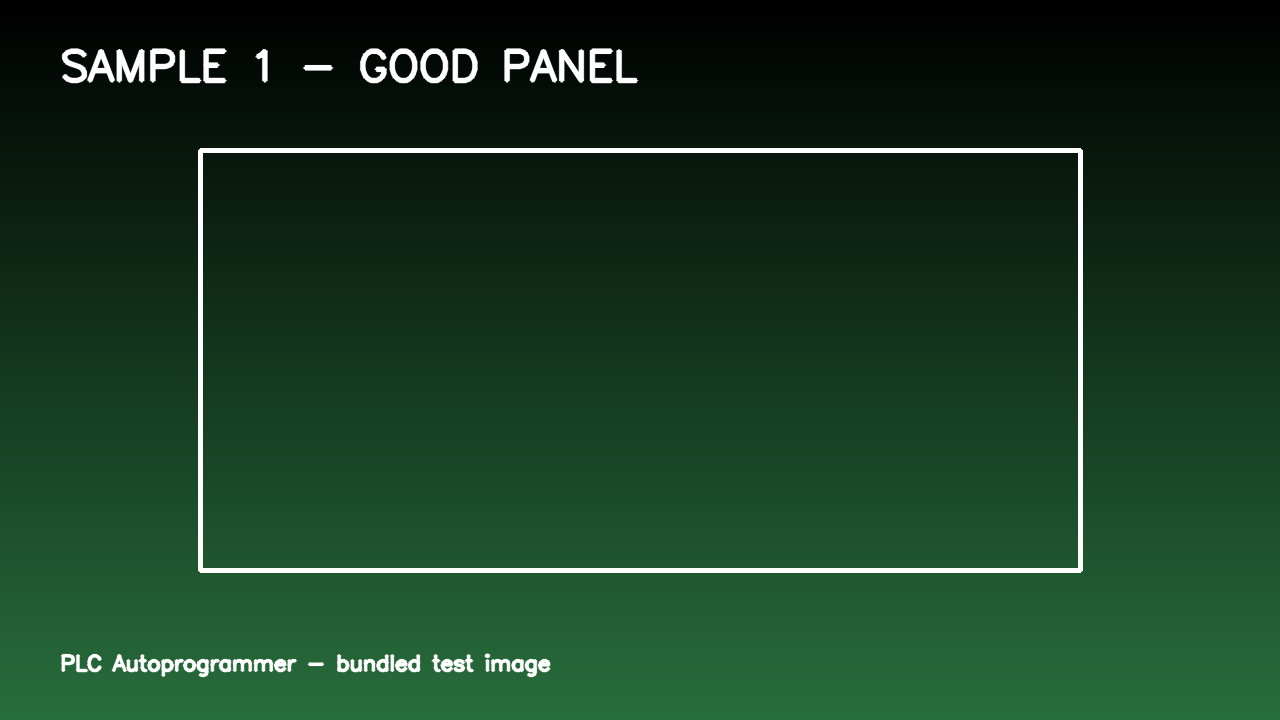
#> input picture vision/data/test_images/sample_1_panel_good.png, 1280 x 720 px
$ python -i compare_v2.py   (imports and definitions only)
#> lines starting #> are read from the running program, lines starting #| are printed output that depends on the picture; after the words box and inside, x2 and y2 are one past the last pixel; in counts of white or black regions, pixels touching at a corner belong together
"""V2 "Free Position / Continuous Rotation" (2D Pose Match) inspection engine.

The product is viewed from one fixed camera direction (no 3D tilt) but can
appear anywhere in the frame, rotated by any continuous angle 0-359.99 deg
(never snapped to a fixed set like 0/30/45/90), and slightly scaled. This
module locates the product, recovers that continuous 2D pose (center,
rotation, scale) via feature matching, aligns it back into the reference's
own frame, and only then compares pixels/shape/edges. V1's compare.py (fixed
pixel diff against one reference, no localization) is untouched by anything
here.

Pipeline: build_reference_features() at reference-save time -> persisted to
a sidecar .npz via save_reference_features()/load_reference_features() ->
compute_comparison_v2() at inspection time, which calls find_best_match()
across every candidate reference, each via locate_and_align() (ORB -> AKAZE
-> contour/minAreaRect fallback, optionally ECC-refined) then
compare_one_reference() for post-alignment scoring.
"""
from __future__ import annotations

from dataclasses import dataclass
from pathlib import Path

import cv2
import numpy as np

from . import config

_RATIO_TEST = 0.75  # Lowe's ratio test for ORB/AKAZE knn matches
# A real product pose only ever scales mildly (camera/working-distance
# variation); estimateAffinePartial2D can still return a numerically
# "successful" but physically nonsensical near-singular fit (e.g. scale
# 0.002) when its inlier set is small/degenerate, so any fit outside this
# band is rejected as a bad estimate rather than trusted.
_MIN_PLAUSIBLE_SCALE = 0.2
_MAX_PLAUSIBLE_SCALE = 5.0

# A defect that only covers a small fraction of the canonical frame (a
# missing screw hole, a thin scratch) barely moves the mean of absdiff()
# across the whole frame, since that mean is dominated by the much larger
# area of unchanged surface around it - two images 70x apart in "how many
# pixels changed a lot" can look only ~2x apart in mean diff. Pixels above
# this threshold are counted directly (as a fraction of the frame) instead,
# so a small but locally-severe defect isn't diluted away by everything
# around it that's correctly unchanged.
_DEFECT_DIFF_THRESHOLD = 40
# Scales that defect-area fraction into the score: chosen so the residual
# diff from interpolation/anti-aliasing on a correctly-aligned, defect-free
# part (well under 0.1% of pixels above _DEFECT_DIFF_THRESHOLD) costs only a
# fraction of a point, while a real localized defect (low single-digit
# percent of pixels) drives the score down hard.
_DEFECT_AREA_GAIN = 20.0


@dataclass
class ReferenceFeatures:
    """Everything compute_comparison_v2() needs to align a future inspection
    to one reference image. Both ORB and AKAZE features are always built
    (cheap) so a later change to the Alignment Method setting never requires
    re-saving existing references."""
    orb_keypoints: np.ndarray       # (N, 2) float32 pixel positions
    orb_descriptors: np.ndarray | None
    akaze_keypoints: np.ndarray
    akaze_descriptors: np.ndarray | None
    contour: np.ndarray | None      # largest product contour, or None
    size: tuple[int, int]           # (width, height) of the reference image
    # Operator-drawn override of the product boundary (Teach Product wizard
    # Step 3), reference-image pixel coords (x0, y0, x1, y1). When set, this
    # bypasses _product_bbox()'s contour+margin computation entirely - see
    # _resolve_product_bbox(). None for every reference saved outside the
    # wizard (the overwhelming majority), which keeps today's auto-contour
    # behavior exactly as it was.
    manual_bbox: tuple[int, int, int, int] | None = None


@dataclass
class AlignmentResult:
    M: np.ndarray  # 2x3 similarity transform, maps reference-image coords -> inspection-image coords
    method: str    # "orb" | "akaze" | "contour"
    inlier_count: int
    total_matches: int
    center_x: float          # detected product center, inspection-frame pixel coords
    center_y: float
    rotation_deg: float       # continuous, [0, 360) - never snapped to a fixed step
    scale: float
    confidence: float         # 0-100, how much to trust this localization


@dataclass
class RegionScore:
    """One named inspection region's own pass/fail (V2 only), independent of
    the product's overall combined_score/result. canonical_rect echoes the
    input frac rect (frac_x0, frac_y0, frac_x1, frac_y1 of config.CANONICAL_SIZE)
    so the overlay/UI layer doesn't need a separate lookup back to the DB row."""
    region_name: str
    region_type: str
    pixel_score: float
    edge_score: float
    combined_score: float
    result: str  # config.REGION_RESULT_PASS / FAIL / WARN
    canonical_rect: tuple[float, float, float, float]
    region_id: int | None = None


@dataclass
class V2ComparisonResult:
    result: str  # "GOOD" | "BAD" | "NO_PRODUCT_FOUND" - never pre-resolved to BAD here;
                 # see core/app.py's no_product_action setting for that decision
    product_detected: bool
    final_score: float
    feature_score: float | None
    shape_score: float | None
    pixel_score: float | None
    edge_score: float | None
    recognition_confidence: float
    alignment_quality: float
    alignment_method: str
    detected_center_x: float | None
    detected_center_y: float | None
    detected_rotation_deg: float | None
    detected_scale: float | None
    best_reference_image_id: int | None
    best_reference_image_path: Path | None
    best_angle_id: int | None
    best_angle_name: str | None
    normalized_image: np.ndarray | None
    diff_image: np.ndarray | None
    no_product_found: bool
    # Presentation-only: the 4 corners (inspection-frame pixel coords, in
    # order) of the product's reference-frame bounding box mapped through
    # alignment.M. Lets the UI draw a rotated bbox without re-deriving the
    # transform itself. Never read by any scoring/threshold logic.
    detected_bbox_corners: list[tuple[float, float]] | None = None
    # Per-named-region explainability (V2 only, additive). None when the
    # matched product has no inspection_regions defined - never affects
    # result/final_score, which stay computed exactly as before. Populated
    # by core/app.py's compute_comparison_v2() wrapper via score_regions(),
    # not by this module's own compute_comparison_v2() (compare_v2.py has no
    # core.db import and isn't going to gain one for this).
    region_scores: list["RegionScore"] | None = None
    # Canonical-space grayscale images and the reference-frame product bbox/
    # alignment, forwarded from compare_one_reference()'s internal `scores`
    # dict purely so core/app.py and core/camera_manager.py can call
    # score_regions()/region_to_inspection_corners() without recomputing
    # anything. Never read by scoring/threshold logic itself.
    ref_gray: np.ndarray | None = None
    norm_gray: np.ndarray | None = None
    product_bbox: tuple[int, int, int, int] | None = None
    alignment: "AlignmentResult | None" = None


# --------------------------------------------------------------- utilities

def _to_gray(image: np.ndarray) -> np.ndarray:
    return cv2.cvtColor(image, cv2.COLOR_BGR2GRAY) if image.ndim == 3 else image


def _detector(method: str):
    return cv2.AKAZE_create() if method == config.ALIGNMENT_METHOD_AKAZE else cv2.ORB_create(nfeatures=2000)


def _kp_positions(keypoints) -> np.ndarray:
    if not keypoints:
        return np.empty((0, 2), dtype=np.float32)
    return np.array([kp.pt for kp in keypoints], dtype=np.float32)


def _largest_contour(gray: np.ndarray) -> np.ndarray | None:
    """Largest plausible product silhouette, or None if nothing usable was found.

    The product may be darker or lighter than its background, so both
    threshold polarities are tried; whichever yields a contour covering a
    sane fraction of the frame wins (rules out grabbing the whole background
    under the wrong polarity).
    """
    blurred = cv2.GaussianBlur(gray, (5, 5), 0)
    _, thresh = cv2.threshold(blurred, 0, 255, cv2.THRESH_BINARY + cv2.THRESH_OTSU)
    candidates = []
    for img in (thresh, cv2.bitwise_not(thresh)):
        contours, _ = cv2.findContours(img, cv2.RETR_EXTERNAL, cv2.CHAIN_APPROX_SIMPLE)
        if not contours:
            continue
        largest = max(contours, key=cv2.contourArea)
        area_ratio = cv2.contourArea(largest) / (gray.shape[0] * gray.shape[1])
        if 0.01 < area_ratio < 0.95:
            candidates.append((area_ratio, largest))
    if not candidates:
        return None
    candidates.sort(key=lambda c: c[0], reverse=True)
    return candidates[0][1]


# -------------------------------------------------------- reference features

def build_reference_features(
    image: np.ndarray, manual_bbox: tuple[int, int, int, int] | None = None,
) -> ReferenceFeatures:
    gray = _to_gray(image)
    height, width = gray.shape[:2]

    orb_kp, orb_desc = cv2.ORB_create(nfeatures=2000).detectAndCompute(gray, None)
    akaze_kp, akaze_desc = cv2.AKAZE_create().detectAndCompute(gray, None)

    return ReferenceFeatures(
        orb_keypoints=_kp_positions(orb_kp), orb_descriptors=orb_desc,
        akaze_keypoints=_kp_positions(akaze_kp), akaze_descriptors=akaze_desc,
        contour=_largest_contour(gray), size=(width, height), manual_bbox=manual_bbox,
    )


# [352 lines left out: functions detect_product_bbox, has_usable_features, save_reference_features, load_reference_features, build_and_save_reference_features, _match_and_estimate_affine and 10 more, not called in this run]


def _edge_score(ref_gray: np.ndarray, norm_gray: np.ndarray) -> float:
    diff = cv2.absdiff(cv2.Canny(ref_gray, 50, 150), cv2.Canny(norm_gray, 50, 150))
    return round(100.0 - (float(np.mean(diff)) / 255.0 * 100.0), 2)


# [220 lines left out: functions _shape_score, _alignment_quality, _combined_score, compare_one_reference, score_regions, find_best_match and 1 more, not called in this run]

>>> import cv2
>>> picture = cv2.imread('../data/test_images/sample_1_panel_good.png')
#> picture is the input picture: shape (720, 1280, 3); mean B, G, R 35.3, 59.7, 25.5
>>> result = build_reference_features(picture)
#> in _to_gray, `return cv2.cvtColor(image, cv2.COLOR_BGR2GRAY) if image.ndim == 3 else..`:
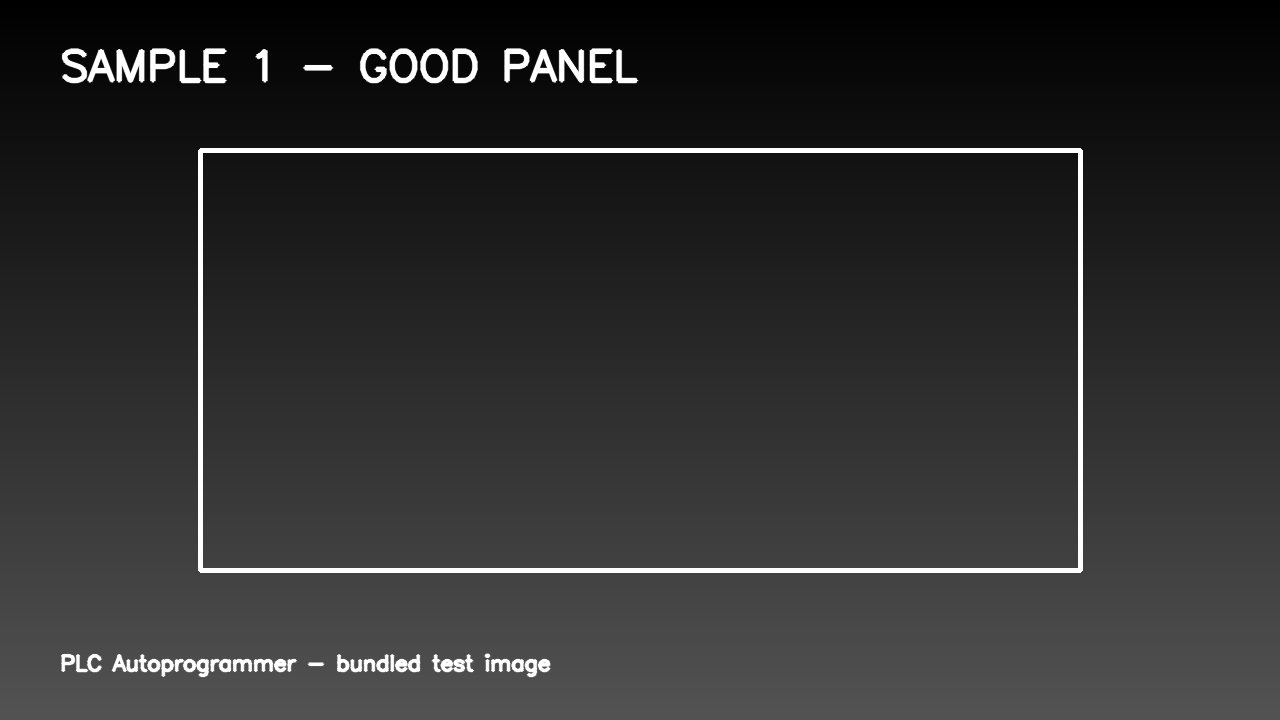
#> returned value: shape (720, 1280); min 0, max 255, mean 46.7
#> in build_reference_features, `orb_kp, orb_desc = cv2.ORB_create(nfeatures=2000).detectAndCompute(gra..`: orb_kp = 1525 keypoints; strongest (x, y, size): (384, 71, 53.6), (199, 80, 31), (209, 71, 64.3), (102, 66, 31)
#> in build_reference_features, `akaze_kp, akaze_desc = cv2.AKAZE_create().detectAndCompute(gray, None)`: akaze_kp = 543 keypoints; strongest (x, y, size): (516, 58, 8.1), (162, 58, 8.1), (262, 54, 5.7), (464, 60, 8.1)
#> in _largest_contour, `_, thresh = cv2.threshold(blurred, 0, 255, cv2.THRESH_BINARY + cv2.THR..`:
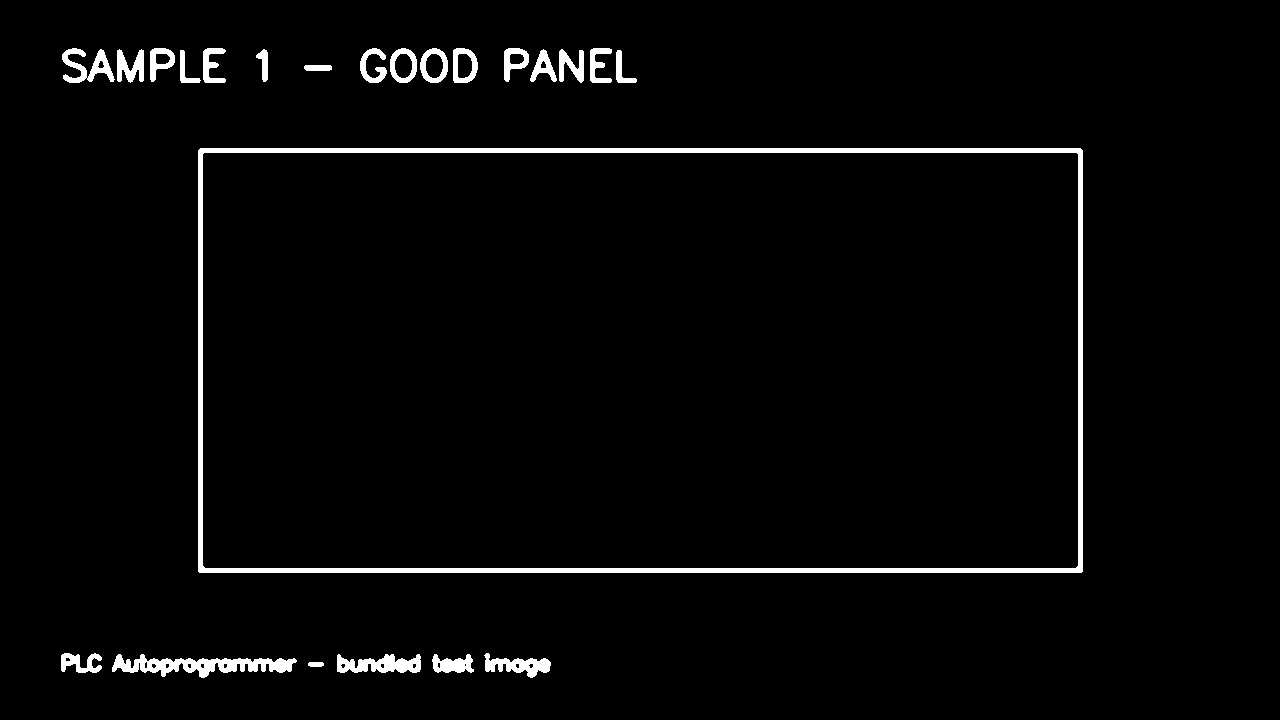
#> thresh: shape (720, 1280); 2.7% white; 23 white regions, largest, box (x1, y1, x2, y2) and area: (198, 148, 1083, 573) 13000, (112, 654, 297, 678) 2099, (337, 654, 421, 673) 1056
#> the loop in _largest_contour, `for img in (thresh, cv2.bitwise_not(thresh)):` made 2 passes
#> area_ratio on pass 1: 0.407
#> (largest, area_ratio) on pass 2: ([[0, 0], [0, 719], [1279, 719], [1279, 0]], 0.998)
#> after the loop in _largest_contour, `for img in (thresh, cv2.bitwise_not(thresh)):`: candidates = 1 item
